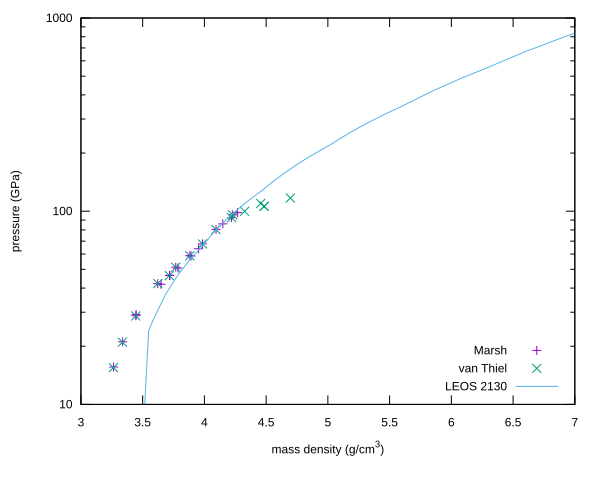

Recreate this plot in gnuplot.
set xlabel 'mass density (g/cm^3)'
set ylabel 'pressure (GPa)'
set logscale y
set key bottom right
plot [3:7][10:1e3] \
   'hugoniot/marsh.txt' ind 0 u 10:11 title 'Marsh', \
   'hugoniot/vanthiel.dat' ind 0 u ($1/$5):($4/10) title 'van Thiel', \
   'models/leos2130/hugoniot.dat' u 1:6 title 'LEOS 2130' w l
